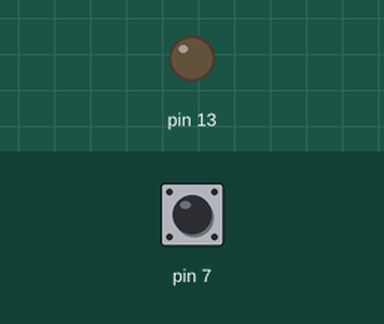
This sketch was run on a simulated Arduino Uno, built with avr-gcc and run on an emulated ATmega328P. Shown: output pins drawn as LEDs (lit = HIGH). The inputs (shaded band) are chosen by the test bench; at power-on: pin 7 HIGH.

Above: at 1.2 s.
1.3 s: pin 7 pulled LOW for 0.15 s
At 1.37 s:
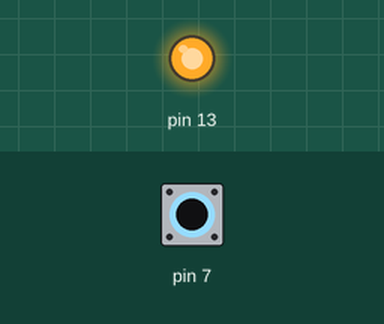
2.9 s: pin 7 pulled LOW for 3.2 s
At 6.7 s:
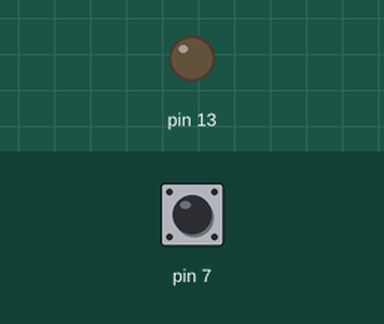
Timing chart, 0 to 8.2 s (numbered marks = the images above; inputs shaded):
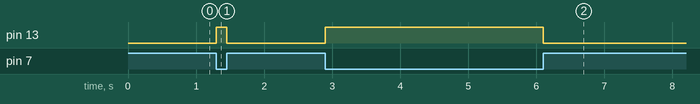

The sketch:

Class8_method1_pin7_LOW.ino
```cpp
void setup() {
  // put your setup code here, to run once:
  pinMode(7,INPUT);
  digitalWrite(7,HIGH);
  pinMode(13,OUTPUT);
}

void loop() {
  // put your main code here, to run repeatedly:
  if(digitalRead(7)==LOW)
  {digitalWrite(13,HIGH);
  }
  else{
    digitalWrite(13,LOW);
    }
}
```

Measured:
- after the input at 1.3 s, pin 13: LOW → HIGH at once, → LOW 0.15 s later
- after the input at 2.9 s, pin 13: LOW → HIGH at once, → LOW 3.2 s later
